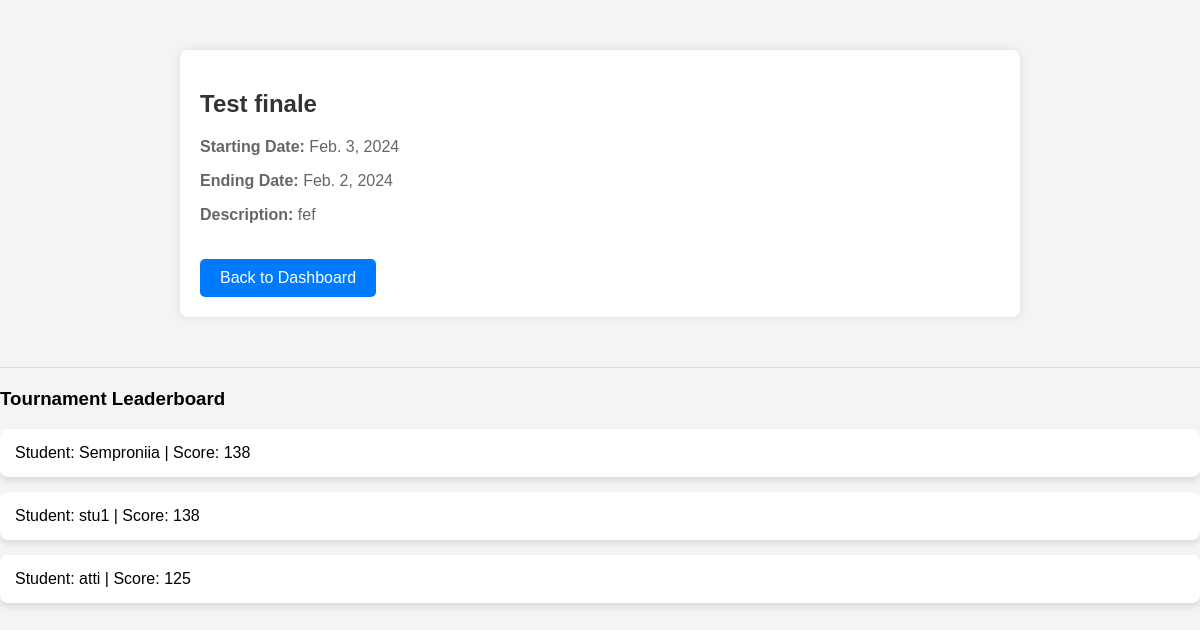
Screenshot of /ckbapp/tournament/33/info/ (signed in) with the database file from the repository.
### ckbapp/models.py (models this page shows)
class Tournament(models.Model):
    name = models.CharField(max_length=255)
    registrationDeadline = models.DateField()
    endingDate = models.DateField()
    description = models.TextField()
    creator = models.ForeignKey(Educator, on_delete=models.CASCADE, related_name='tournaments_created', default=None)
    educators = models.ManyToManyField(Educator, related_name='tournaments_managed', blank=True)
    students = models.ManyToManyField(Student, related_name='tournaments_participated', blank=True)

class TournamentLeaderboard(models.Model):
    student = models.ForeignKey(Student, on_delete=models.CASCADE)
    score = models.IntegerField(default=0, validators=[MinValueValidator(0), MaxValueValidator(100)])
    tournament = models.ForeignKey('Tournament', on_delete=models.CASCADE, related_name='tournament_leaderboard')

class Student(models.Model):
    user = models.OneToOneField(User, on_delete=models.CASCADE, primary_key=True, default=None)

### ckbapp/views.py (the view)
# urls.py: path('tournament/<int:tournament_id>/info/', tournament_info, name='tournament_info'),
@login_required
def tournament_info(request, tournament_id):
    tournament = get_object_or_404(Tournament, id=tournament_id)
    tournament_leaderboard = TournamentLeaderboard.objects.filter(tournament=tournament).order_by('-score')
    return render(request, 'ckbapp/tournament_info.html', {'tournament': tournament, 'tournament_leaderboard' : tournament_leaderboard})

### ckbapp/templates/ckbapp/tournament_info.html (shortened to what this page needs)
<!DOCTYPE html>
<html lang="en">
<head>
    {% load static %}
    <link rel="stylesheet" type="text/css" href="{% static 'ckbapp/css/tournament_info.css' %}">
</head>
<body>
<div class="tournament-info-container">
    <h2>{{ tournament.name }}</h2>
    <p><strong>Starting Date:</strong> {{ tournament.registrationDeadline }}</p>
    <p><strong>Ending Date:</strong> {{ tournament.endingDate }}</p>
    <p><strong>Description:</strong> {{ tournament.description }}</p>
    <a href="{% url 'student_dash' %}" class="back-to-dashboard-link">Back to Dashboard</a>
</div>
<div class="separator"></div>
<section class="leaderboard-section">
    <h3 class="section-title">Tournament Leaderboard</h3>
    <ul class="leaderboard-list">
        {% for entry in tournament_leaderboard %}
            <li class="leaderboard-item">
                Student: {{ entry.student.user.username }} | Score: {{ entry.score }}
            </li>
        {% endfor %}
    </ul>
</section>
</body>
</html>

### ckbapp/static/ckbapp/css/tournament_info.css (style rules this page uses)
body { font-family: 'Arial', sans-serif; background-color: #f4f4f4; margin: 0; padding: 0; }
.tournament-info-container { max-width: 800px; margin: 50px auto; background-color: #fff; padding: 20px; border-radius: 8px; box-shadow: 0 0 10px rgba(0, 0, 0, 0.1); }
h2 { color: #333; }
p { color: #666; margin-bottom: 15px; }
a { color: #007BFF; text-decoration: none; }
.back-to-dashboard-link { display: inline-block; margin-top: 20px; padding: 10px 20px; background-color: #007BFF; color: #fff; border-radius: 5px; transition: background-color 0.3s ease; }
.separator { margin: 20px 0; border-top: 1px solid #dddddd; }
.leaderboard-list { list-style: none; padding: 0; }
.leaderboard-item { background-color: #fff; box-shadow: 0 4px 6px rgba(0, 0, 0, 0.1); margin-bottom: 15px; padding: 15px; border-radius: 8px; transition: transform 0.3s ease-in-out; }

### rows the page displays
Tournament: name "Test finale", registrationDeadline "Feb. 3, 2024", endingDate "Feb. 2, 2024", description "fef"
TournamentLeaderboard: student.user.username "Semproniia", score "138"
TournamentLeaderboard: student.user.username "stu1", score "138"
TournamentLeaderboard: student.user.username "atti", score "125"
